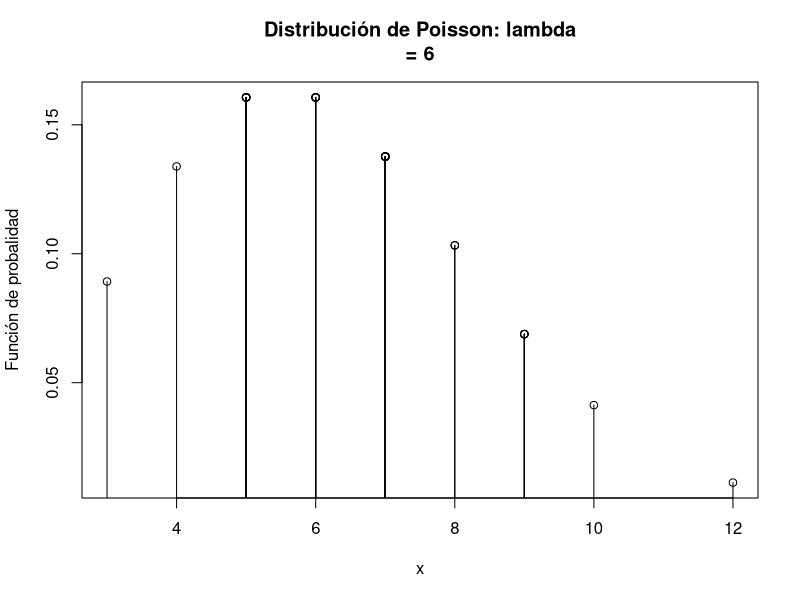
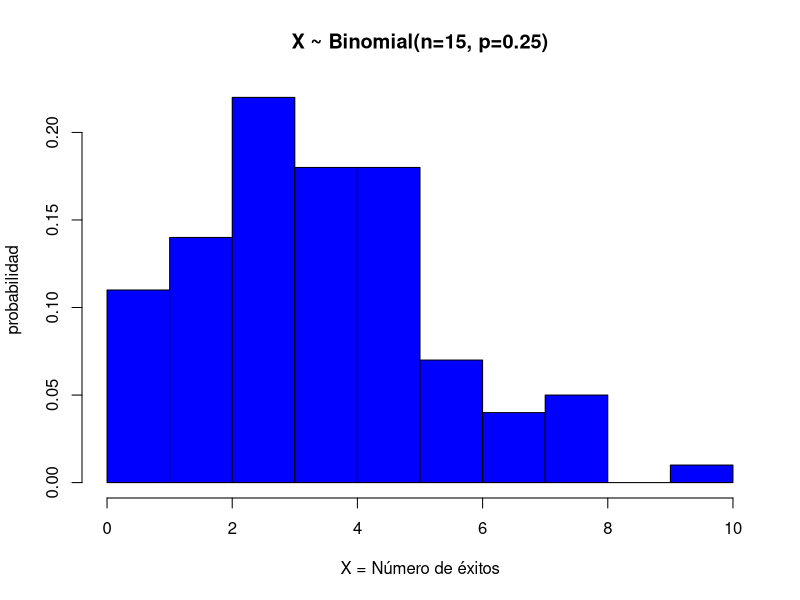
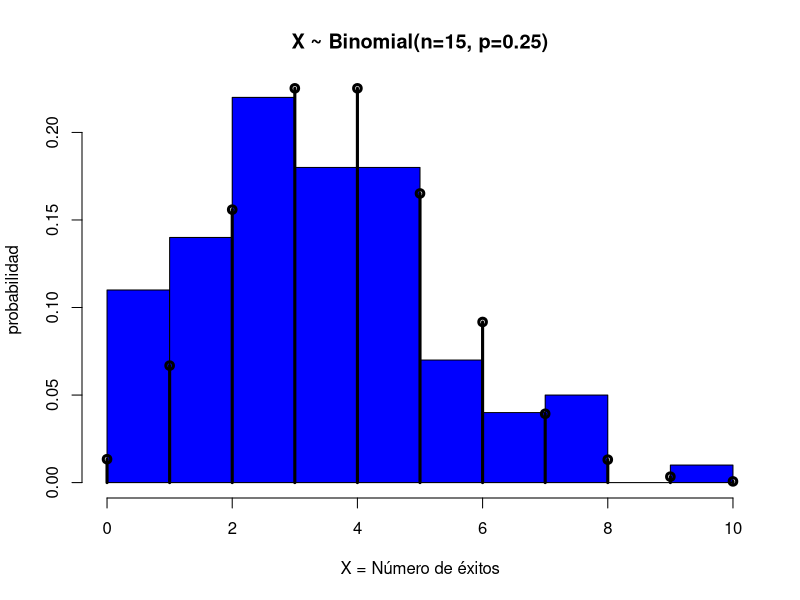
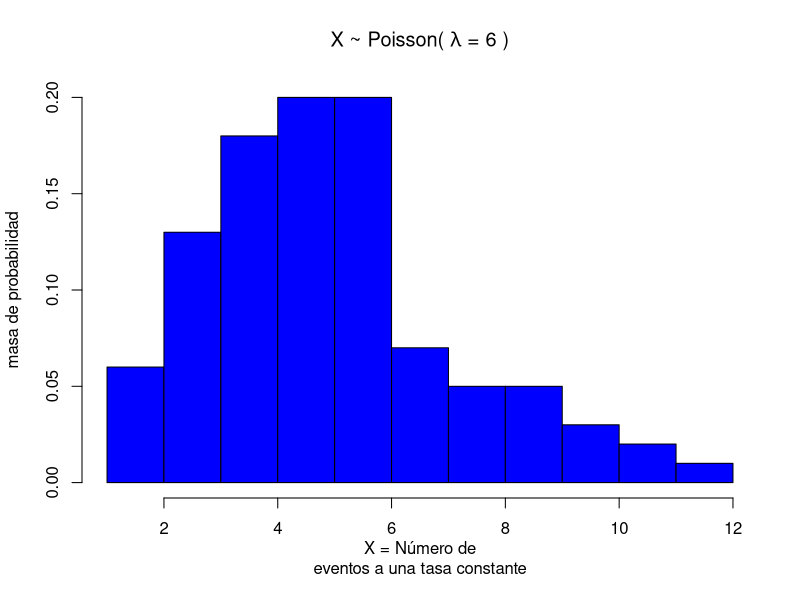
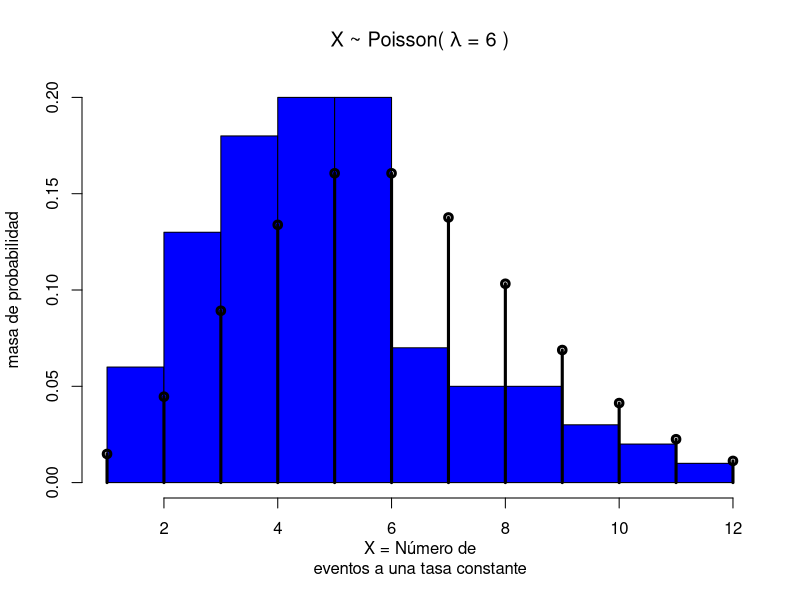

The R script that drew these images, in order:
## ---- chunk 1
dbinom(4, 8, 0.5)

## ---- chunk 2
a <- dbinom(2, 8, 0.5)
a

b <- dbinom(1, 8, 0.5)
b

c <- dbinom(0, 8, 0.5)
c

Probabilidad <-(a+b+c)

Probabilidad

## ---- chunk 3

x<-2
n =8
p = 1/2

pbinom(x, n, p, lower.tail = TRUE)
## ---- chunk 4
a <- dbinom(4, 8, 0.5)
a

b <- dbinom(3, 8, 0.5)
b

c <- dbinom(2, 8, 0.5)
c

d <- dbinom(1, 8, 0.5)
d

e <- dbinom(0, 8, 0.5)
e

Probabilidad <- 1- (a+b+c+d+e)

Probabilidad

## ---- chunk 5

x <- 4
n=8
p=1/2

Z <- 1 - pbinom(x, n, p, lower.tail = TRUE)
Z

## ---- chunk 6
pbinom(4, 8, 0.5, lower.tail = FALSE)
## ---- chunk 7
x<-3
mu<-6

ppois(x, mu, lower.tail = TRUE)

## ---- chunk 8
sum(dpois(c(6,7,8), 6))
## ---- chunk 9
F8 <- ppois(8, 6, lower.tail = TRUE)
F5 <- ppois(5, 6, lower.tail = TRUE)

P <- F8 -F5
P
## ---- chunk 10
n <- 30
n

mu <- 6
mu
## ---- chunk 11
x <- rpois(n, mu)
x
## ---- chunk 12
y <- dpois(x, mu)
y
## ---- chunk 13
plot(x, y, xlab="x", ylab="Función de probalidad", main="Distribución de Poisson: lambda
= 6", type="h") 

# Unimos los puntos a las lineas:

points(x, y, pch=21)

## ---- chunk 14
x<- 0:2
x
m=11
m
n=4
n
k=2
k
## ---- chunk 15
Tabla <- data.frame(Probabilidad=dhyper(x, m, n, k))

row.names(Tabla)<- c("Ningun Premio", "Solamente Uno", "Dos Premios")

Tabla
## ---- chunk 16
x = 1 
m= 10 
n= 3 
k= 2

dhyper(x, m, n, k) 

## ---- chunk 17
x <- 0:5
x

p <- 0.1
p
## ---- chunk 18
Tabla <- data.frame(Probabilidad=dgeom(x, prob=p)) 

#Nombrando las filas de la distribución de frecuencias:
  
rownames(Tabla) <- c("Venta en el primer intento", "Venta en el segundo intento", "Venta
en el tercer intento", "Venta en el cuarto intento", "Venta en el quinto intento", "Venta
en el sexto intento")

Tabla 
## ---- chunk 19
x=0 
n=7 
p=0.1

dbinom(x, n, p, log = FALSE) 
## ---- chunk 20
y <- 0:5 
y

r=3 
r

p <- 0.1
p

Tabla <- data.frame(Probabilidad=dnbinom(y, size=r, prob=p)) 

rownames(Tabla) <- 0:5

Tabla

## ---- chunk 21
n <- 15
p <- 0.25
## ---- chunk 22
x = rbinom(100, n, p)

x 

## ---- chunk 23
hist(x, main="X ~ Binomial(n=15, p=0.25)", xlab="X = Número de éxitos", ylab="masa de
probabilidad", probability=TRUE, col="blue") 
## ---- chunk 24
hist(x, main="X ~ Binomial(n=15, p=0.25)", xlab="X = Número de éxitos", ylab="masa de
probabilidad", probability=TRUE, col="blue") 

xvals=0:n; points(xvals, dbinom(xvals, n, p), type="h", lwd=3)
points(xvals, dbinom(xvals, n, p), type="p", lwd=3) 
## ---- chunk 25
n <- 200000 
n

p <- 3/100000 
p

lambda=n*p
lambda
## ---- chunk 26
x = rpois(100, lambda) 
x
## ---- chunk 27
hist(x, main=expression(paste("X ~ Poisson( ", lambda, " = 6 )")), xlab="X = Número de
eventos a una tasa constante", ylab="masa de probabilidad", probability=TRUE, col="blue")
## ---- chunk 28
hist(x, main=expression(paste("X ~ Poisson( ", lambda, " = 6 )")), xlab="X = Número de
eventos a una tasa constante", ylab="masa de probabilidad", probability=TRUE, col="blue")

xvals=0:n 

points(xvals, dpois(xvals, lambda), type="h", lwd=3) 

points(xvals, dpois(xvals, lambda), type="p", lwd=3)
